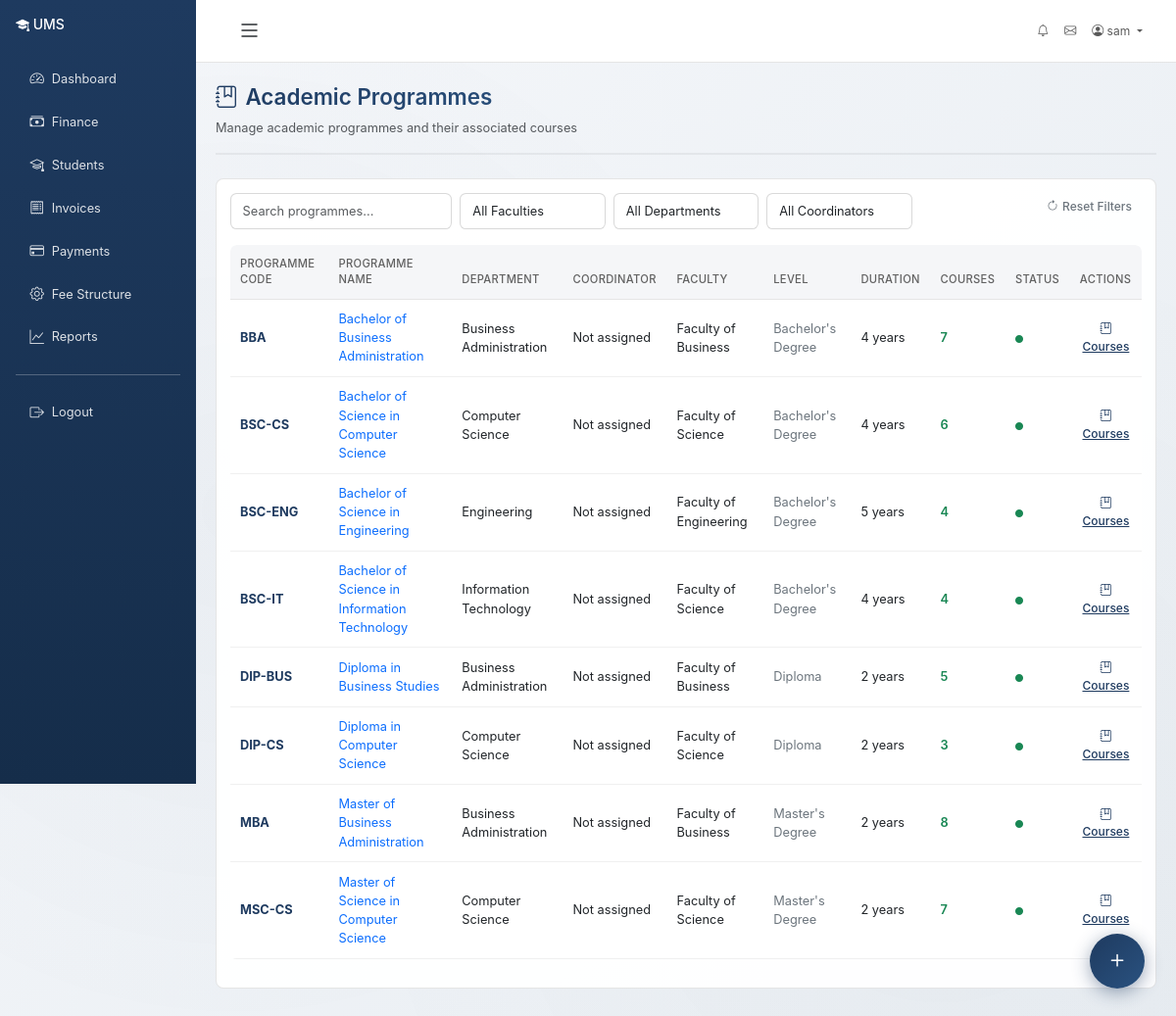
/academics/programmes/ (signed in), run on the app's committed database.
### accounts/models.py (models this page shows, shortened)
class User(AbstractUser):
    class Role(models.TextChoices):
        ADMIN = 'admin', 'Administrator'
        REGISTRAR = 'registrar', 'Registrar'
        LECTURER = 'lecturer', 'Lecturer'
        STUDENT = 'student', 'Student'
        FINANCE = 'finance', 'Finance Staff'
        LIBRARIAN = 'librarian', 'Librarian'
        HOSTEL_MANAGER = 'hostel_manager', 'Hostel Manager'
        FACULTY_DEAN = 'faculty_dean', 'Faculty Dean'
        DEPARTMENT_HEAD = 'department_head', 'Department Head'
        PROGRAMME_COORDINATOR = 'programme_coordinator', 'Programme Coordinator'
    role = models.CharField(max_length=25, choices=Role.choices, default=Role.STUDENT)
    phone_number = models.CharField(max_length=20, blank=True)
    date_of_birth = models.DateField(null=True, blank=True)
    gender = models.CharField(
        max_length=10,
        choices=[('M', 'Male'), ('F', 'Female'), ('O', 'Other')],
        blank=True
    )
    address = models.TextField(blank=True)
    profile_picture = models.ImageField(upload_to='profiles/', null=True, blank=True)
    is_active_member = models.BooleanField(default=True)
    created_at = models.DateTimeField(auto_now_add=True)
    updated_at = models.DateTimeField(auto_now=True)
    class Meta:
        ordering = ['-date_joined']
    @property
    def is_admin(self):
        return self.role == self.Role.ADMIN or self.is_superuser
    @property
    def is_registrar(self):
        return self.role == self.Role.REGISTRAR
    @property
    def is_lecturer(self):
        return self.role == self.Role.LECTURER
    @property
    def is_student(self):
        return self.role == self.Role.STUDENT
    @property
    def is_finance_staff(self):
        return self.role == self.Role.FINANCE
    @property
    def is_faculty_dean(self):
        return self.role == self.Role.FACULTY_DEAN
    @property
    def is_department_head(self):
        return self.role == self.Role.DEPARTMENT_HEAD
    @property
    def is_programme_coordinator(self):
        return self.role == self.Role.PROGRAMME_COORDINATOR

### academics/models.py (models this page shows, shortened)
class Programme(models.Model):
    class Schedule(models.TextChoices):
        FULLTIME = 'fulltime', 'Full-time'
        WEEKEND = 'weekend', 'Weekend'
        EVENING = 'evening', 'Evening'
        ONLINE = 'online', 'Online'
        HOLIDAY = 'holiday', 'Holiday'
    name = models.CharField(max_length=200)
    code = models.CharField(max_length=20, unique=True)
    department = models.ForeignKey(Department, on_delete=models.CASCADE, related_name='programmes')
    coordinator = models.ForeignKey(
        settings.AUTH_USER_MODEL, on_delete=models.SET_NULL,
        null=True, blank=True, related_name='programmes_coordinated'
    )
    level = models.ForeignKey(StudyLevel, on_delete=models.PROTECT, related_name='programmes')
    schedule = models.CharField(max_length=10, choices=Schedule.choices, default=Schedule.FULLTIME)
    duration_years = models.IntegerField(default=4)
    total_credits = models.IntegerField(default=120)
    description = models.TextField(blank=True)
    is_active = models.BooleanField(default=True)
    created_at = models.DateTimeField(auto_now_add=True)
    class Meta:
        ordering = ['name']

class Department(models.Model):
    name = models.CharField(max_length=200)
    code = models.CharField(max_length=10, unique=True)
    faculty = models.ForeignKey(Faculty, on_delete=models.CASCADE, related_name='departments')
    head_of_department = models.ForeignKey(
        settings.AUTH_USER_MODEL, on_delete=models.SET_NULL,
        null=True, blank=True, related_name='department_head'
    )
    description = models.TextField(blank=True)
    is_active = models.BooleanField(default=True)
    created_at = models.DateTimeField(auto_now_add=True)
    class Meta:
        ordering = ['name']

class Faculty(models.Model):
    name = models.CharField(max_length=200)
    code = models.CharField(max_length=10, unique=True)
    campus = models.ForeignKey(Campus, on_delete=models.CASCADE, related_name='faculties', null=True, blank=True)
    dean = models.ForeignKey(
        settings.AUTH_USER_MODEL, on_delete=models.SET_NULL,
        null=True, blank=True, related_name='faculty_dean'
    )
    description = models.TextField(blank=True)
    established_date = models.DateField(null=True, blank=True)
    is_active = models.BooleanField(default=True)
    created_at = models.DateTimeField(auto_now_add=True)
    class Meta:
        verbose_name_plural = 'Faculties'
        ordering = ['name']

class StudyLevel(models.Model):
    name = models.CharField(max_length=50, unique=True, help_text="e.g. Certificate, Diploma, Bachelor's Degree")
    code = models.CharField(max_length=20, unique=True, help_text="e.g. CERT, DIP, BSC, MSC, PHD")
    level_number = models.IntegerField(unique=True, help_text="e.g. 1 for Certificate, 2 for Diploma, 3 for Bachelor's, etc.")
    description = models.TextField(blank=True)
    is_active = models.BooleanField(default=True)
    created_at = models.DateTimeField(auto_now_add=True)
    class Meta:
        ordering = ['level_number']
        verbose_name = 'Study Level'
        verbose_name_plural = 'Study Levels'

### academics/views.py (the view)
# urls.py: path('programmes/', views.programme_list, name='programme_list'),
@login_required
def programme_list(request):
    programmes = Programme.objects.select_related('department__faculty').all()
    if request.user.is_department_head:
        dept = Department.objects.filter(head_of_department=request.user).first()
        programmes = programmes.filter(department=dept) if dept else programmes.none()
    elif request.user.is_faculty_dean:
        programmes = programmes.filter(department__faculty__dean=request.user)
    faculties = Faculty.objects.filter(is_active=True).prefetch_related('departments')
    departments = Department.objects.select_related('faculty').all()
    User = apps.get_model('accounts', 'User')
    coordinators = User.objects.filter(role=User.Role.PROGRAMME_COORDINATOR)
    return render(request, 'academics/programme_list.html', {
        'programmes': programmes,
        'faculties': faculties,
        'departments': departments,
        'coordinators': coordinators,
    })

### accounts/context_processors.py (called while the page is built, shortened)
def admin_dashboard_stats(request):
    context = {}
    return context

def user_context(request):
    context = {}
    if request.user.is_authenticated:
        user = request.user
        context['user_role'] = user.role
        context['user_role_display'] = user.get_role_display()
        context['is_admin_user'] = user.is_admin
        context['is_staff_user'] = user.role in ['admin', 'registrar', 'lecturer', 'finance', 'librarian', 'hostel_manager']
        nav_items = _get_nav_items(user)
        context['nav_items'] = nav_items
    return context

### templates/academics/programme_list.html (shortened to what this page needs)
{% extends "base.html" %}
{% load static %}
{% block content %}
<div class="page-header d-flex justify-content-between align-items-center">
    <div>
        <h1 class="page-title"><i class="bi bi-journal-bookmark me-2"></i>Academic Programmes</h1>
        <p class="text-muted mb-0">Manage academic programmes and their associated courses</p>
    </div>
</div>
<div class="card">
    <div class="card-body">
        <div class="row mb-3 g-2">
            <div class="col-md-3">
                <input type="text" class="form-control" id="programmeSearch" placeholder="Search programmes...">
            </div>
            <div class="col-md-2">
                <select class="form-select" id="facultyFilter">
                    <option value="">All Faculties</option>
                </select>
            </div>
            <div class="col-md-2">
                <select class="form-select" id="departmentFilter">
                    <option value="">All Departments</option>
                </select>
            </div>
            <div class="col-md-2">
                <select class="form-select" id="coordinatorFilter">
                    <option value="">All Coordinators</option>
                </select>
            </div>
            <div class="col-md-3 text-end">
                <button class="btn btn-outline-secondary btn-sm" onclick="resetProgrammeFilters()">
                    <i class="bi bi-arrow-clockwise me-1"></i>Reset Filters
                </button>
            </div>
        </div>
        <div class="table-responsive">
            <table class="table table-hover">
                <thead class="table-light">
                    <tr>
                        <th>Programme Code</th>
                        <th>Programme Name</th>
                        <th>Department</th>
                        <th>Coordinator</th>
                        <th>Faculty</th>
                        <th>Level</th>
                        <th>Duration</th>
                        <th>Courses</th>
                        <th>Status</th>
                        <th>Actions</th>
                    </tr>
                </thead>
                <tbody>
                    {% for programme in programmes %}
                    <tr data-name="{{ programme.name|lower }}" data-department="{{ programme.department.id }}" data-faculty="{{ programme.department.faculty.id }}" data-coordinator="{{ programme.coordinator.id|default:'' }}">
                        <td><span class="text-primary fw-bold">{{ programme.code }}</span></td>
                        <td>
                            <a href="{% url 'academics:programme_detail' programme.pk %}" class="text-decoration-none">
                                {{ programme.name }}
                            </a>
                        </td>
                        <td>{{ programme.department.name }}</td>
                        <td>{{ programme.coordinator.get_full_name|default:"Not assigned" }}</td>
                        <td>{{ programme.department.faculty.name }}</td>
                        <td><span class="text-secondary">{{ programme.level.name }}</span></td>
                        <td>{{ programme.duration_years }} years</td>
                        <td>
                            <span class="text-success fw-semibold">{{ programme.courses.count }}</span>
                        </td>
                        <td>
                            <span class="{% if programme.is_active %}text-success{% else %}text-secondary{% endif %}">
                                <i class="bi bi-circle-fill" style="font-size: 8px;"></i> {{ programme.get_status_display }}
                            </span>
                        </td>
                        <td>
                            {% if request.user.role in 'admin,registrar' or request.user.is_superuser %}
                            <button class="btn btn-sm btn-link text-warning me-1 p-0 edit-programme-btn"
                                    data-bs-toggle="modal"
                                    data-bs-target="#editProgrammeModal"
                                    data-url="{% url 'academics:programme_edit' programme.pk %}"
                                    data-id="{{ programme.pk }}"
                                    data-name="{{ programme.name }}">
                                <i class="bi bi-pencil"></i>
                            </button>
                            <a href="{% url 'academics:programme_delete' programme.pk %}" class="btn btn-sm btn-link text-danger me-1 p-0">
                                <i class="bi bi-trash"></i>
                            </a>
                            <a href="{% url 'academics:programme_courses' programme.pk %}" class="btn btn-sm btn-link text-primary p-0" style="text-decoration: none;">
                                <i class="bi bi-journal-bookmark"></i>Courses
                            </a>
                            {% else %}
                            <a href="{% url 'academics:programme_courses' programme.pk %}" class="btn btn-sm btn-link text-primary p-0">
                                <i class="bi bi-journal-bookmark"></i>Courses
                            </a>
                            {% endif %}
                        </td>
                    </tr>
                    {% endfor %}
                </tbody>
            </table>
        </div>
    </div>
</div>
{% endblock %}

### templates/base.html (shortened to what this page needs)
{% load static %}
<!DOCTYPE html>
<html lang="en">
<head>
    <link href="https://cdn.jsdelivr.net/npm/bootstrap@5.3.0/dist/css/bootstrap.min.css" rel="stylesheet">
    <link rel="stylesheet" href="https://cdn.jsdelivr.net/npm/bootstrap-icons@1.11.0/font/bootstrap-icons.css">
</head>
<body {% if user.is_authenticated %}data-user-authenticated="true"{% endif %}>
    {% if user.is_authenticated %}
    <div class="container-fluid">
        <div class="row">
            <div class="col-md-3 col-lg-2 px-0 sidebar d-none d-md-block" id="sidebar">
                <div class="p-3">
                    <h4 class="text-white mb-4">
                        <i class="bi bi-mortarboard-fill"></i> <span class="sidebar-text">UMS</span>
                    </h4>
                    <nav class="nav flex-column">
                        {% for item in nav_items %}
                            {% if item.path %}
                                <a class="nav-link" href="{{ item.path }}" title="{{ item.label }}">
                                    <i class="bi {{ item.icon }}"></i> <span class="sidebar-text">{{ item.label }}</span>
                                </a>
                            {% elif item.url %}
                                <a class="nav-link" href="{% url item.url %}" title="{{ item.label }}">
                                    <i class="bi {{ item.icon }}"></i> <span class="sidebar-text">{{ item.label }}</span>
                                </a>
                            {% endif %}
                        {% endfor %}
                        <hr class="text-white">
                        <a class="nav-link" href="{% url 'accounts:logout' %}" title="Logout">
                            <i class="bi bi-box-arrow-right"></i> <span class="sidebar-text">Logout</span>
                        </a>
                    </nav>
                </div>
            </div>
            <div class="col-md-9 col-lg-10 ms-auto main-content-area" id="mainContent">
                <nav class="navbar navbar-expand-lg navbar-light bg-white border-bottom">
                    <div class="container-fluid">
                        <button class="btn btn-link text-dark sidebar-toggle d-none d-md-block" id="sidebarToggle" type="button" title="Collapse Sidebar (Ctrl+B)">
                            <i class="bi bi-list"></i>
                        </button>
                        <div class="collapse navbar-collapse" id="navbarNav">
                            <ul class="navbar-nav ms-auto">
                                <li class="nav-item">
                                    <a class="nav-link" href="{% url 'communications:notifications' %}" title="Notifications">
                                        <i class="bi bi-bell"></i>
                                    </a>
                                </li>
                                <li class="nav-item">
                                    <a class="nav-link" href="{% url 'communications:inbox' %}" title="Messages">
                                        <i class="bi bi-envelope"></i>
                                    </a>
                                </li>
                                <li class="nav-item dropdown">
                                    <a class="nav-link dropdown-toggle" href="#" id="userDropdown" role="button" data-bs-toggle="dropdown">
                                        <i class="bi bi-person-circle"></i> {{ user.get_full_name|default:user.username }}
                                    </a>
                                </li>
                            </ul>
                        </div>
                    </div>
                </nav>
                <div class="content-wrapper">
                    {% block content %}{% endblock %}
                </div>
            </div>
        </div>
    </div>
    {% else %}
    <div class="container-fluid">
        {% block login_content %}{% endblock %}
    </div>
    {% endif %}
    {% if user.is_authenticated %}
    <div class="qc-fab-wrap" id="qcFabWrap">
        <button class="qc-fab-main" id="qcFabMain" title="Quick Add">
            <i class="bi bi-plus qc-icon"></i>
        </button>
        <div class="qc-actions" id="qcActions">
        </div>
    </div>
    {% endif %}
</body>
</html>

### data on the page
User: get_full_name "sam"
Programme: code "BBA", name "Bachelor of Business Administration", department.name "Business Administration", coordinator.get_full_name "Not assigned", department.faculty.name "Faculty of Business", level.name "Bachelor's Degree", duration_years "4", courses.count "7"
Programme: code "BSC-CS", name "Bachelor of Science in Computer Science", department.name "Computer Science", coordinator.get_full_name "Not assigned", department.faculty.name "Faculty of Science", level.name "Bachelor's Degree", duration_years "4", courses.count "6"
Programme: code "BSC-ENG", name "Bachelor of Science in Engineering", department.name "Engineering", coordinator.get_full_name "Not assigned", department.faculty.name "Faculty of Engineering", level.name "Bachelor's Degree", duration_years "5", courses.count "4"
Programme: code "BSC-IT", name "Bachelor of Science in Information Technology", department.name "Information Technology", coordinator.get_full_name "Not assigned", department.faculty.name "Faculty of Science", level.name "Bachelor's Degree", duration_years "4", courses.count "4"
Programme: code "DIP-BUS", name "Diploma in Business Studies", department.name "Business Administration", coordinator.get_full_name "Not assigned", department.faculty.name "Faculty of Business", level.name "Diploma", duration_years "2", courses.count "5"
Programme: code "DIP-CS", name "Diploma in Computer Science", department.name "Computer Science", coordinator.get_full_name "Not assigned", department.faculty.name "Faculty of Science", level.name "Diploma", duration_years "2", courses.count "3"
Programme: code "MBA", name "Master of Business Administration", department.name "Business Administration", coordinator.get_full_name "Not assigned", department.faculty.name "Faculty of Business", level.name "Master's Degree", duration_years "2", courses.count "8"
Programme: code "MSC-CS", name "Master of Science in Computer Science", department.name "Computer Science", coordinator.get_full_name "Not assigned", department.faculty.name "Faculty of Science", level.name "Master's Degree", duration_years "2", courses.count "7"

### other printed values
{{ item.label }} "Dashboard" "Finance" "Students" "Invoices" "Payments" "Fee Structure" "Reports"
